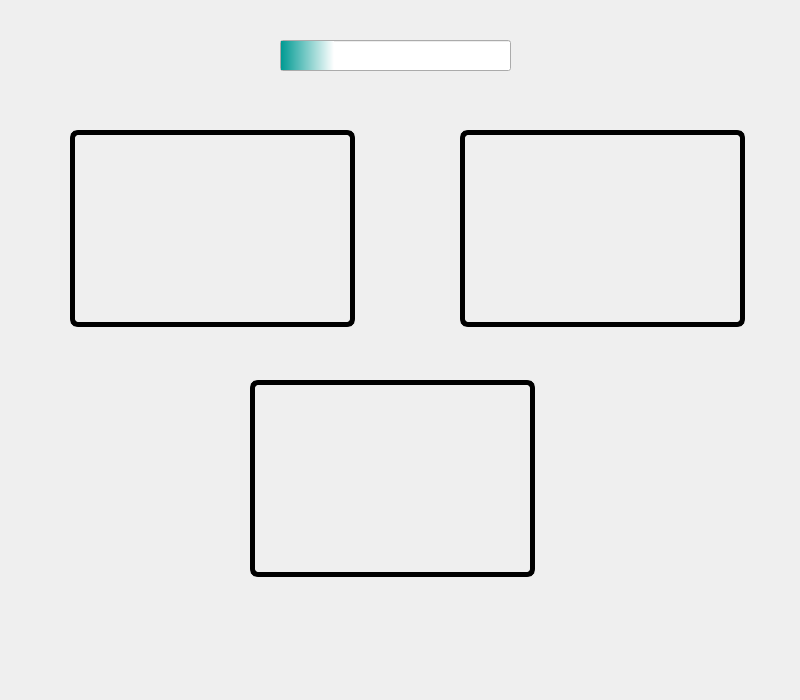
<?xml version="1.0" encoding="UTF-8"?>
<ui version="4.0">
 <class>Chord_window</class>
 <widget class="QWidget" name="Chord_window">
  <property name="geometry">
   <rect>
    <x>0</x>
    <y>0</y>
    <width>800</width>
    <height>700</height>
   </rect>
  </property>
  <property name="sizePolicy">
   <sizepolicy hsizetype="Preferred" vsizetype="Preferred">
    <horstretch>0</horstretch>
    <verstretch>0</verstretch>
   </sizepolicy>
  </property>
  <property name="windowTitle">
   <string>Form</string>
  </property>
  <property name="windowIcon">
   <iconset>
    <normaloff>Images/icon.png</normaloff>Images/icon.png</iconset>
  </property>
  <property name="windowOpacity">
   <double>2.000000000000000</double>
  </property>
  <property name="styleSheet">
   <string notr="true">QPushButton{
color: rgb(255, 255, 255);
height: 60px;
width: 90px;
border:5px solid rgb(0,0,0);
border-radius:8px;
}

</string>
  </property>
  <widget class="Sound_button" name="Button_7">
   <property name="geometry">
    <rect>
     <x>70</x>
     <y>130</y>
     <width>285</width>
     <height>197</height>
    </rect>
   </property>
   <property name="sizePolicy">
    <sizepolicy hsizetype="Fixed" vsizetype="Fixed">
     <horstretch>0</horstretch>
     <verstretch>0</verstretch>
    </sizepolicy>
   </property>
   <property name="text">
    <string/>
   </property>
  </widget>
  <widget class="Sound_button" name="Button_dur">
   <property name="geometry">
    <rect>
     <x>460</x>
     <y>130</y>
     <width>285</width>
     <height>197</height>
    </rect>
   </property>
   <property name="sizePolicy">
    <sizepolicy hsizetype="Fixed" vsizetype="Fixed">
     <horstretch>0</horstretch>
     <verstretch>0</verstretch>
    </sizepolicy>
   </property>
   <property name="text">
    <string/>
   </property>
  </widget>
  <widget class="Sound_button" name="Button_mol">
   <property name="geometry">
    <rect>
     <x>250</x>
     <y>380</y>
     <width>285</width>
     <height>197</height>
    </rect>
   </property>
   <property name="sizePolicy">
    <sizepolicy hsizetype="Fixed" vsizetype="Fixed">
     <horstretch>0</horstretch>
     <verstretch>0</verstretch>
    </sizepolicy>
   </property>
   <property name="text">
    <string/>
   </property>
  </widget>
  <widget class="Animated_progressbar" name="progressBar">
   <property name="geometry">
    <rect>
     <x>280</x>
     <y>40</y>
     <width>231</width>
     <height>31</height>
    </rect>
   </property>
   <property name="styleSheet">
    <string notr="true">QProgressBar{
	background_color: rgb(68,76,86);
	border_style: none;
	border_radius: 20px;
}

QProgressBar::chunk{
	background-color: qlineargradient(spread:pad, x1:0, y1:0, x2:1, y2:0, stop:0 rgba(0, 154, 147, 255), stop:1 rgba(255, 255, 255, 255));
	margin:1px;
	border_radius: 10px;
	
}</string>
   </property>
   <property name="value">
    <number>24</number>
   </property>
   <property name="textVisible">
    <bool>false</bool>
   </property>
  </widget>
  <widget class="QLabel" name="label">
   <property name="geometry">
    <rect>
     <x>0</x>
     <y>0</y>
     <width>801</width>
     <height>701</height>
    </rect>
   </property>
   <property name="text">
    <string/>
   </property>
   <property name="pixmap">
    <pixmap>Images/new_background2.png</pixmap>
   </property>
   <property name="scaledContents">
    <bool>true</bool>
   </property>
  </widget>
  <zorder>label</zorder>
  <zorder>Button_7</zorder>
  <zorder>Button_dur</zorder>
  <zorder>Button_mol</zorder>
  <zorder>progressBar</zorder>
 </widget>
 <customwidgets>
  <customwidget>
   <class>Sound_button</class>
   <extends>QPushButton</extends>
   <header>Sound_button</header>
  </customwidget>
  <customwidget>
   <class>Animated_progressbar</class>
   <extends>QProgressBar</extends>
   <header>Animated_progressbar</header>
  </customwidget>
 </customwidgets>
 <resources/>
 <connections/>
</ui>
